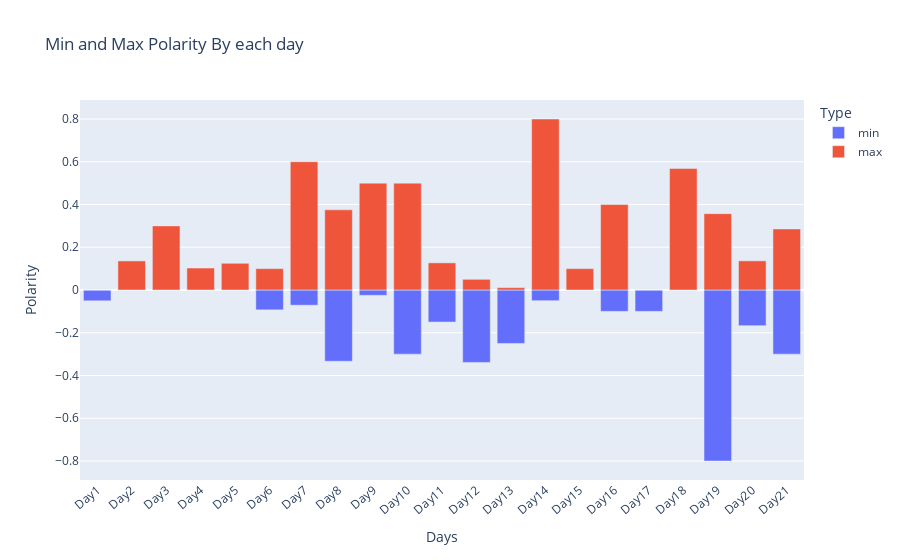

Notebook cell for this chart:
### Code cell
fig = px.bar(combined_df2, x="Days", y="Polarity",color='Type', title='Min and Max Polarity By each day')
fig.update_xaxes(tickangle=-40)
fig.show()

### Figure 1 — Plotly figure (JSON) as saved in the notebook; plotly's stock layout.template omitted (floating-point values rounded to 4 significant figures)
{"data": [{"alignmentgroup": "True", "hovertemplate": "Type=min<br>Days=%{x}<br>Polarity=%{y}<extra></extra>", "legendgroup": "min", "marker": {"color": "#636efa", "pattern": {"shape": ""}}, "name": "min", "offsetgroup": "min", "orientation": "v", "showlegend": true, "textposition": "auto", "type": "bar", "x": ["Day1", "Day2", "Day3", "Day4", "Day5", "Day6", "Day7", "Day8", "Day9", "Day10", "Day11", "Day12", "Day13", "Day14", "Day15", "Day16", "Day17", "Day18", "Day19", "Day20", "Day21"], "xaxis": "x", "y": [-0.0506, 0, 0, 0, 0, -0.09286, -0.07121, -0.3333, -0.025, -0.3, -0.15, -0.3389, -0.25, -0.05, 0, -0.1, -0.1, 0, -0.8, -0.1667, -0.3], "yaxis": "y"}, {"alignmentgroup": "True", "hovertemplate": "Type=max<br>Days=%{x}<br>Polarity=%{y}<extra></extra>", "legendgroup": "max", "marker": {"color": "#EF553B", "pattern": {"shape": ""}}, "name": "max", "offsetgroup": "max", "orientation": "v", "showlegend": true, "textposition": "auto", "type": "bar", "x": ["Day1", "Day2", "Day3", "Day4", "Day5", "Day6", "Day7", "Day8", "Day9", "Day10", "Day11", "Day12", "Day13", "Day14", "Day15", "Day16", "Day17", "Day18", "Day19", "Day20", "Day21"], "xaxis": "x", "y": [0, 0.1361, 0.3, 0.1028, 0.125, 0.1, 0.6, 0.375, 0.5, 0.5, 0.127, 0.05, 0.01111, 0.8, 0.1, 0.4, 0, 0.5682, 0.3571, 0.1364, 0.2857], "yaxis": "y"}], "layout": {"barmode": "relative", "legend": {"title": {"text": "Type"}, "tracegroupgap": 0}, "title": {"text": "Min and Max Polarity By each day"}, "xaxis": {"anchor": "y", "domain": [0, 1], "tickangle": -40, "title": {"text": "Days"}}, "yaxis": {"anchor": "x", "domain": [0, 1], "title": {"text": "Polarity"}}}}
